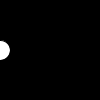
Frame 1 (no input)
Frame 60 (the mouse pressed at the canvas centre just before this capture): identical to frame 1, image omitted
Frame 120 (the mouse held since frame 60 and released just before this capture): identical to frame 1, image omitted

The Processing sketch that drew this single still picture (run headless with seeded random() and noise(); from frame 60 on, the mouse is pressed at the canvas centre):

// Processing sketch: gabrielSwitch
// ── gabrielSwitch.pde
// fast Switch for transitions
// Gabriel "Son of Fry" Gianordoli 

float value = 0;
float targetValue = 0;
float speed = 0.1;

void setup(){

}

void draw(){
  background(0);
  value += (targetValue - value) * speed;
  println(value);
  float x = map(value, 0, 1, 0, width);
  ellipse(x, height/2, 20, 20);
}

void keyPressed(){
  targetValue = (targetValue == 0) ? (1) : (0); // ninja code for compressed else if magic {it does the same thing that the code under this line but cleaner)

//  if(targetValue == 0){ // nice switching technique ninja 
//    targetValue = 1;
//  }else{
//    targetValue = 0;
//  }
//  println(targetValue);

}
